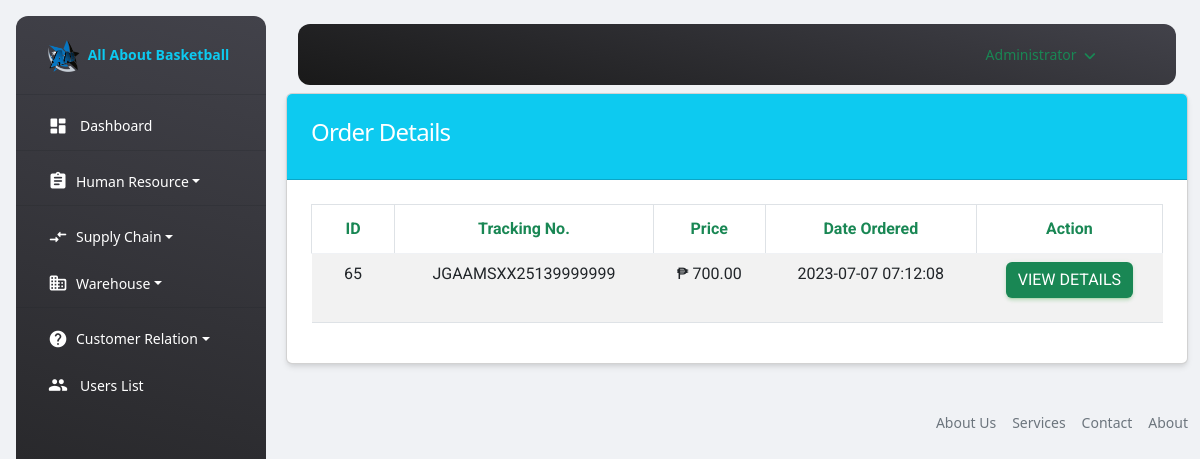
The page /admin/delivery.php (signed in) on the database its author committed.
### tables this page shows
CREATE TABLE `orders` (
  `id` int(11) NOT NULL,
  `tracking_no` varchar(191) NOT NULL,
  `user_id` int(191) NOT NULL,
  `name` varchar(191) NOT NULL,
  `email` varchar(191) NOT NULL,
  `phone` varchar(191) NOT NULL,
  `address` mediumtext NOT NULL,
  `zip_code` int(191) NOT NULL,
  `total_price` int(191) NOT NULL,
  `payment_mode` varchar(191) NOT NULL,
  `payment_id` varchar(191) DEFAULT NULL,
  `status` tinyint(4) NOT NULL DEFAULT 0,
  `comment` varchar(255) DEFAULT NULL,
  `created_at` timestamp NOT NULL DEFAULT current_timestamp()
);

### functions/myfunctions.php (called while the page is built, shortened)
<?php
include('../config/dbcon.php');
function getOnDeliverOrders()
{
    global $con;
    $query = "SELECT * FROM orders WHERE status='2' ORDER BY id DESC";
    return $query_run = mysqli_query($con, $query);
}
?>

### admin/delivery.php (the view, shortened to what this page needs)
<?php
include('includes/header.php');
?>
<div class="container">
    <div class="row">
        <div class="colmd-12">
           <div class="card">
               <div class="card-header bg-info">
                   <h4 class="text-white">Order Details</h4>
               </div>
               <div class="card-body" id="">
                    <table class="table table-bordered table-striped">
                        <thead>
                            <tr>
                                <th class="text-success fw-bold text-center">ID</th>
                                <th class="text-success fw-bold text-center">Tracking No.</th>
                                <th class="text-success fw-bold text-center">Price</th>
                                <th class="text-success fw-bold text-center">Date Ordered</th>
                                <th class="text-success fw-bold text-center">Action</th>
                            </tr>
                        </thead>
                        <tbody>
                            <?php
                                $orders = getOnDeliverOrders();
                                if(mysqli_num_rows($orders) > 0)
                                {
                                    foreach ($orders as $items) {
                                        ?>
                                            <tr>
                                                <td class="text-center"><?= $items['id']; ?></td>
                                                <td class="text-center"><?= $items['tracking_no']; ?></td>
                                                <td class="text-center">₱ <?= $items['total_price']; ?>.00</td>
                                                <td class="text-center"><?= $items['created_at']; ?></td>
                                                <td class="text-center">
                                                    <a href="delivery-view.php?t=<?= $items['tracking_no']; ?>" class="btn btn-success">View Details</a>
                                                </td>
                                            </tr>
                                        <?php
                                    }
                                }
                                else
                                {
                                    ?>
                                        <tr>
                                            <td colspan="5">No Orders Yet</td>
                                        </tr>
                                    <?php
                                }
                            ?>
                        </tbody>
                    </table>
                </div>
            </div>
        </div>
    </div>
</div>
<?php include('includes/footer.php'); ?>

### rows shown on the page
orders: id "65", tracking_no "JGAAMSXX25139999999", total_price "700", created_at "2023-07-07 07:12:08"

### other values the page prints
$_SESSION['auth_user']['name'] "Administrator"
